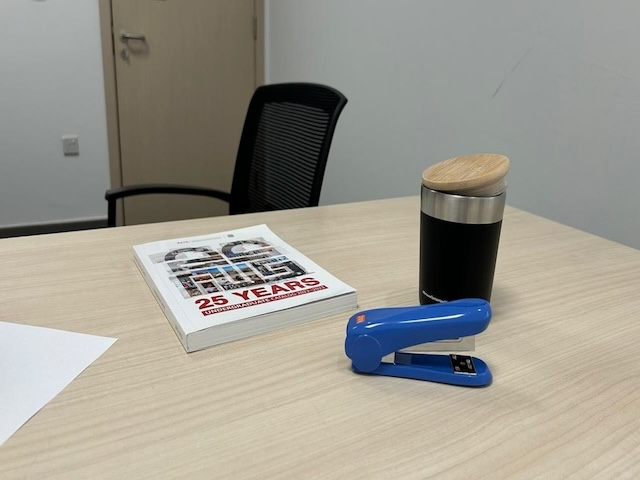
#> input picture data/images/left1.jpg, 640 x 480 px
$ jupyter execute task03.ipynb
#> lines starting #> are read from the running program, lines starting #| are printed output that depends on the picture
[cell 1]
import numpy as np
import cv2 as cv
from matplotlib import pyplot as plt

[cell 2]
def to_homogeneous(coordinates):
    """
    Convert 2D coordinates to homogeneous coordinates.

    Args:
        coordinates (numpy.ndarray): Array of 2D coordinates of shape (N, 2).

    Returns:
        numpy.ndarray: Array of homogeneous coordinates of shape (N, 3).
    """
    # Check if the input array is a NumPy array
    if not isinstance(coordinates, np.ndarray):
        raise ValueError("Input must be a NumPy array")

    # Check if the input array has the correct shape
    if coordinates.shape[1] != 2:
        raise ValueError("Input array must have shape (N, 2)")

    # Add a column of ones to the coordinates to make them homogeneous
    homogeneous_coordinates = np.hstack((coordinates, np.ones((coordinates.shape[0], 1))))

    return homogeneous_coordinates

[cell 3]
img1 = cv.imread('.././data/images/left1.jpg', cv.IMREAD_GRAYSCALE)
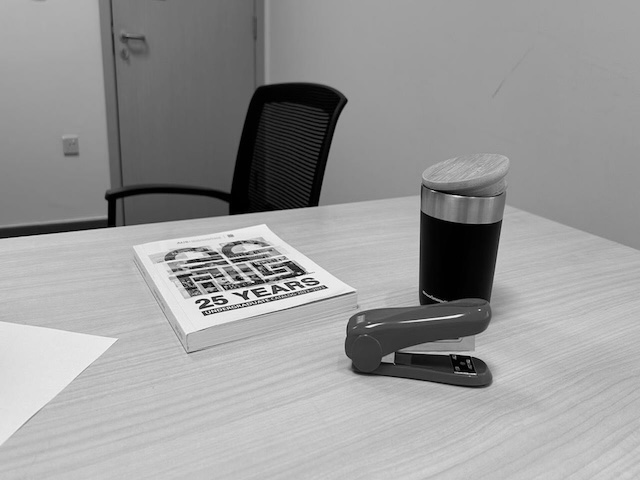
#> img1: shape (480, 640); min 0, max 254, mean 152.4
img2 = cv.imread('.././data/images/right1.jpg', cv.IMREAD_GRAYSCALE)
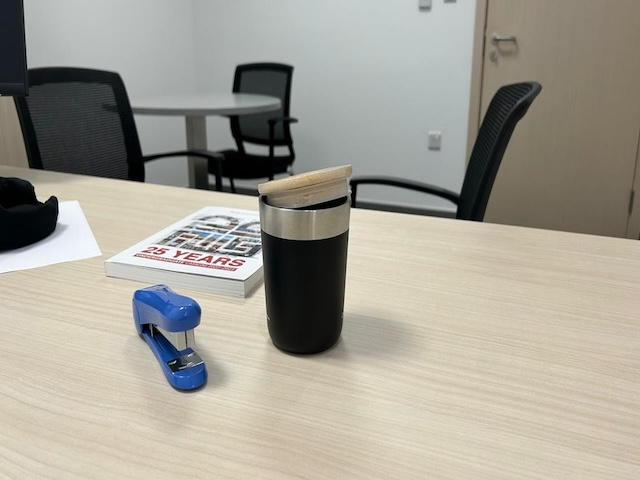
#> input picture Salman's Notes/data/images/right1.jpg, 640 x 480 px, found by its file name
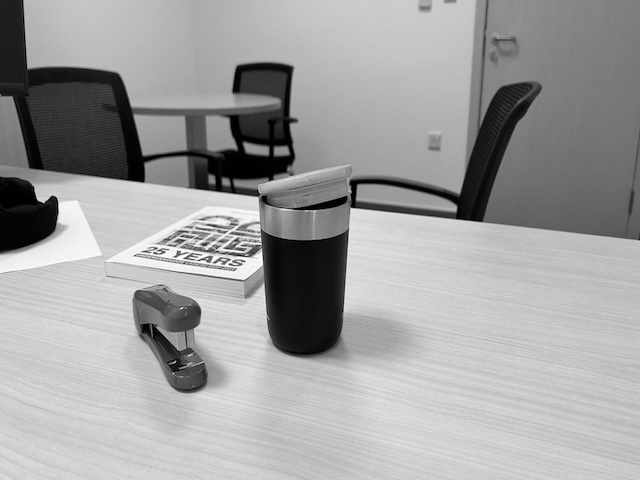
#> img2: shape (480, 640); min 0, max 255, mean 159.6

sift = cv.SIFT_create()
# find the keypoints and descriptors with SIFT
kp1, des1 = sift.detectAndCompute(img1,None)
#> kp1 = 306 keypoints; strongest (x, y, size): (220, 301, 2), (197, 302, 2.7), (202, 302, 2.2), (236, 294, 2)
kp2, des2 = sift.detectAndCompute(img2,None)
#> kp2 = 337 keypoints; strongest (x, y, size): (305, 299, 65), (38, 223, 28.4), (53, 201, 7.1), (42, 196, 9)

# Create BFMatcher (Brute Force Matcher)
bf = cv.BFMatcher()
matches = bf.knnMatch(des1,des2, k=2)
#> matches = 306 matches

pts1 = []
pts2 = []
# ratio test as per Lowe's paper
for i,(m,n) in enumerate(matches):
 if m.distance < 0.8*n.distance:
     pts1.append(kp1[m.queryIdx].pt)
     pts2.append(kp2[m.trainIdx].pt)
#> after the loop, pts1 = 27 pairs, first value 104.8 to 495.3, second value 23.89 to 361.4; pts2 = 27 pairs, first value 35.18 to 513.2, second value 27.11 to 296.6

[cell 4]
# Finding Fundamental matrix
pts1_ = np.array(pts1)
#> pts1_ has the same summary as pts1
pts2_ = np.array(pts2)
#> pts2_ has the same summary as pts2
F, mask = cv.findFundamentalMat(pts1_, pts2_, cv.RANSAC)
#> F = [[1.09e-06, 1.75e-05, -0.00173], [2.27e-05, -8.62e-06, -0.0351], [-0.00068, 0.0226, 1]]; mask = 27 values, max 1 at index 2, min 0 at index 0, mean 0.519

# We select only inlier points
pts1_ = pts1_[mask.ravel()==1]
#> pts1_ = 14 rows, first 8: [111.8, 23.89], [119.8, 45.74], [124.5, 38.4], [127.7, 35.01], [142.3, 38.67], [205.4, 265.1], [226, 186.2], [226.9, 187.9]
pts2_ = pts2_[mask.ravel()==1]
#> pts2_ = 14 rows, first 8: [485.2, 27.11], [490.3, 47.7], [495.9, 40.74], [498, 37.41], [513.2, 39.68], [248.2, 235.1], [456.1, 187.6], [456.1, 187.6]

### Compute the Epipolar
#cv.computeCorrespondEpilines

To find two points on the epipolar line that lie on the image boundary, we can exploit the equation of the line, which is obtained by multiplying a point in one image by the fundamental matrix. The equation of the line is given by:

$ l = F \cdot p $

Where:
- $ l $ is the equation of the epipolar line.
- $F $ is the fundamental matrix.
- $p$ is a point in one image.

The equation of a line in 2D can be represented as:

$ ax + by + c = 0$

So, for the epipolar line, \( l \), we have:

$ ax + by + c = 0 $

Given a line in this form, we can find two points on this line that lie on the image boundary by setting one of the coordinates to either 0 or the width/height of the image (depending on which boundary we want to intersect). Then, we solve for the other coordinate.

1. **Point on the Left Boundary**: To find a point on the left boundary (x = 0), we set \( x = 0 \) in the equation of the line \( ax + by + c = 0 \) and solve for \( y \). This gives us the coordinates of the point (0, \( y_0 \)).

2. **Point on the Right Boundary**: Similarly, to find a point on the right boundary (x = image width), we set \( x = \text{image width} \) in the equation of the line \( ax + by + c = 0 \) and solve for \( y \). This gives us the coordinates of the point (\( \text{image width} \), \( y_1 \)).

Once we have these two points, we can draw a line segment connecting them, which represents the epipolar line on the image.

In Python code, this process is implemented as follows:

```python
# Find a point on the left boundary (x = 0)
y0 = -c / b

# Find a point on the right boundary (x = image.shape[1])
y1 = (-c - a * image.shape[1]) / b
```

These points (0, \( y_0 \)) and (\( width \), \( y_1 \)) are the two points on the epipolar line that lie on the image boundary.

[cell 5]
l = to_homogeneous(pts2_).dot(F)
#> in to_homogeneous, `homogeneous_coordinates = np.hstack((coordinates, np.ones((coordinates..`: homogeneous_coordinates = 14 rows, first 8: [485.2, 27.11, 1], [490.3, 47.7, 1], [495.9, 40.74, 1], [498, 37.41, 1], [513.2, 39.68, 1], [248.2, 235.1, 1], [456.1, 187.6, 1], [456.1, 187.6, 1]
#> l = 14 rows, first 8: [0.000463, 0.0309, -0.789], [0.000935, 0.0308, -1.52], [0.000784, 0.0309, -1.29], [0.00071, 0.031, -1.17], [0.000778, 0.0313, -1.28], [0.00492, 0.0249, -7.68], [0.00407, 0.029, -6.37], [0.00407, 0.029, -6.37]

index = 0
a = l[index,0]
#> a = 0.000463
b = l[index,1]
#> b = 0.0309
c = l[index,2]
#> c = -0.789

y0 = -c/b
#> y0 = 25.56
y1 = (-c-a*img1.shape[1])/b
#> y1 = 15.97

plt.subplot(121)
plt.imshow(img1, cmap='gray')
plt.plot([0, img1.shape[1]], [y0, y1], 'r')

plt.subplot(122)
plt.imshow(img2, cmap='gray')
plt.plot(pts2_[index,0], pts2_[index,1], 'r+')
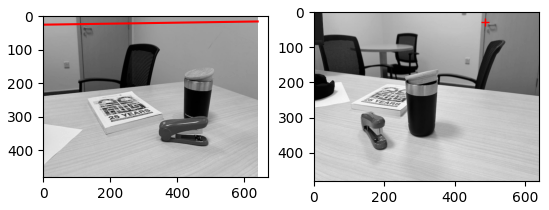
#> figure drawn by matplotlib, 2 panels
